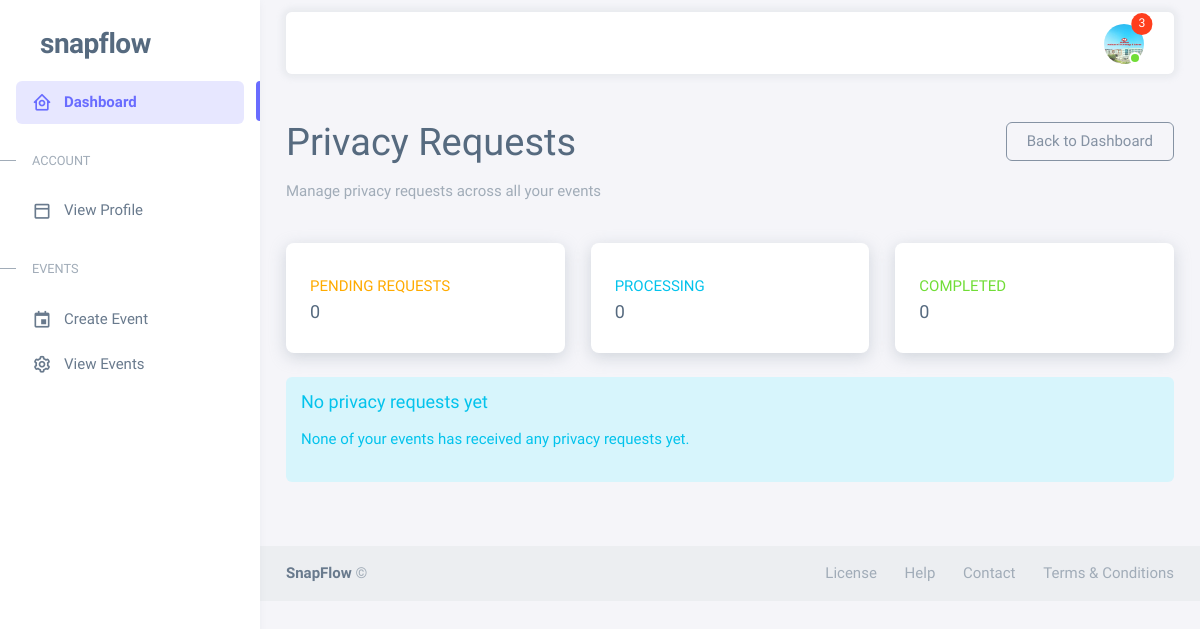
The page /privacy/manage/ (signed in) on the database as committed earlier.
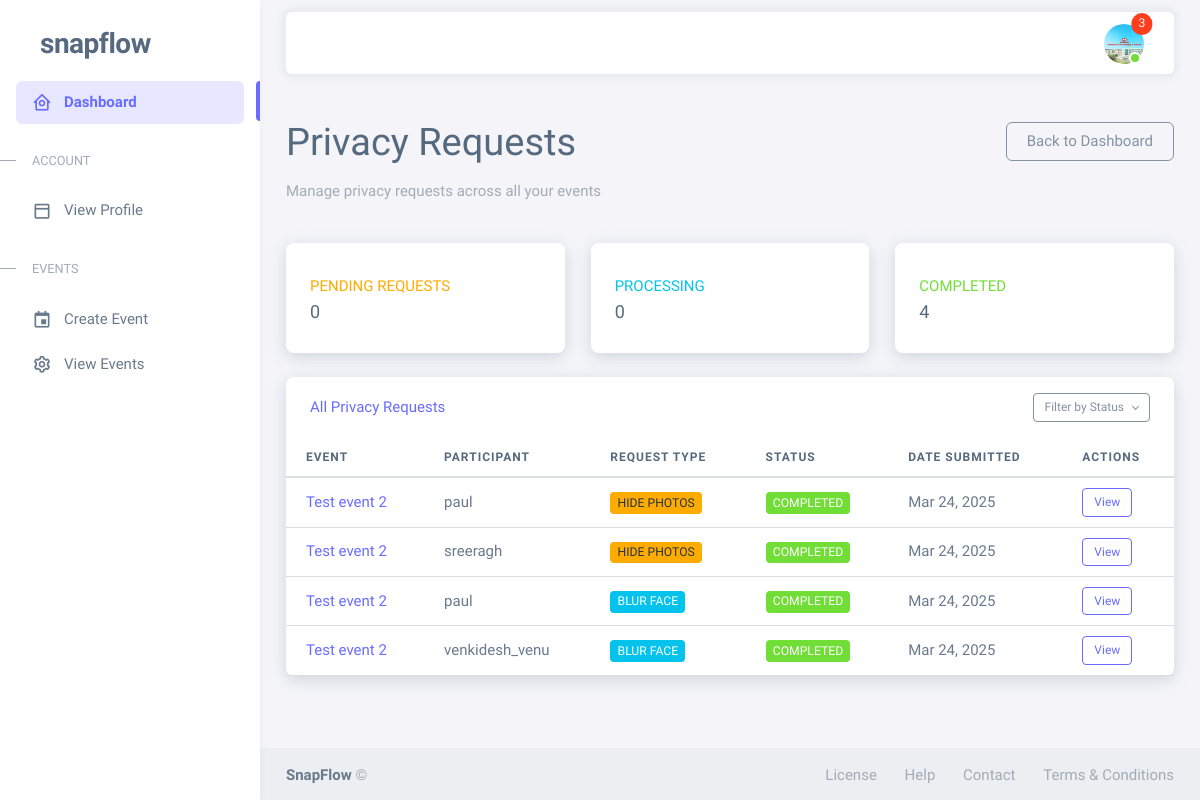
The same page on the database as committed later.
### privacy/models.py (models this page shows, shortened)
class PrivacyRequest(models.Model):
    REQUEST_TYPES = (
        ('blur', _('Blur my face')),
        ('hide', _('Hide photos with me')),
    )
    STATUS_CHOICES = (
        ('pending', _('Pending')),
        ('approved', _('Approved')),
        ('rejected', _('Rejected')),
        ('processing', _('Processing')),
        ('completed', _('Completed')),
    )
    user = models.ForeignKey(
        settings.AUTH_USER_MODEL,
        on_delete=models.CASCADE,
        related_name='privacy_requests'
    )
    event = models.ForeignKey(
        Event,
        on_delete=models.CASCADE,
        related_name='privacy_requests'
    )
    request_type = models.CharField(
        max_length=10,
        choices=REQUEST_TYPES,
        default='blur'
    )
    reason = models.TextField(
        blank=True,
        help_text=_('Optional reason for the privacy request')
    )
    status = models.CharField(
        max_length=20,
        choices=STATUS_CHOICES,
        default='pending'
    )
    created_at = models.DateTimeField(auto_now_add=True)
    updated_at = models.DateTimeField(auto_now=True)
    processed_at = models.DateTimeField(null=True, blank=True)
    processed_photos_count = models.PositiveIntegerField(default=0)
    rejection_reason = models.TextField(blank=True)
    class Meta:
        unique_together = ('user', 'event', 'request_type')
        ordering = ['-created_at']

### events/models.py (models this page shows, shortened)
class Event(models.Model):
    class EventTypes(models.TextChoices):
        WEDDING = 'WEDDING', _('Wedding')
        BIRTHDAY = 'BIRTHDAY', _('Birthday')
        CORPORATE = 'CORPORATE', _('Corporate Event')
        CULTURAL = 'CULTURAL', _('Cultural Event')
        SPORTS = 'SPORTS', _('Sports Event')
        ACADEMIC = 'ACADEMIC', _('Academic Event')
        AWARD = 'AWARD', _('Award Ceremony')
        PUBLIC = 'PUBLIC', _('Public Gathering')
        OTHER = 'OTHER', _('Other')
    class EventStatus(models.TextChoices):
        DRAFT = 'DRAFT', _('Draft')
        ACTIVE = 'ACTIVE', _('Active')
        COMPLETED = 'COMPLETED', _('Completed')
        CANCELLED = 'CANCELLED', _('Cancelled')
    title = models.CharField(max_length=200)
    slug = models.SlugField(unique=True, blank=True)
    event_type = models.CharField(
        max_length=20,
        choices=EventTypes.choices,
        default=EventTypes.OTHER
    )
    description = models.TextField()
    start_date = models.DateTimeField()
    end_date = models.DateTimeField()
    timezone = models.CharField(max_length=50, default='UTC')
    location = models.CharField(max_length=255)
    event_code = models.CharField(max_length=6, unique=True, blank=True)
    primary_color = models.CharField(max_length=7, default="#ffffff")  # Hex color
    secondary_color = models.CharField(max_length=7, default="#000000")  # Hex color
    status = models.CharField(
        max_length=20,
        choices=EventStatus.choices,
        default=EventStatus.DRAFT
    )
    organizer = models.ForeignKey(
        settings.AUTH_USER_MODEL,
        on_delete=models.CASCADE,
        related_name='organized_events'
    )
    custom_domain = models.CharField(max_length=255, blank=True)
    theme = models.ForeignKey(
        'EventTheme',
        on_delete=models.SET_NULL,
        null=True,
        blank=True
    )
    logo = models.ImageField(upload_to='event_logos/', null=True, blank=True)
    cover_image = models.ImageField(upload_to='event_covers/', null=True, blank=True)
    is_public = models.BooleanField(default=False)
    require_registration = models.BooleanField(default=True)
    allow_guest_upload = models.BooleanField(default=False)
    enable_face_detection = models.BooleanField(default=True)
    enable_moment_detection = models.BooleanField(default=True)
    enable_auto_tagging = models.BooleanField(default=True)
    created_at = models.DateTimeField(auto_now_add=True)
    updated_at = models.DateTimeField(auto_now=True)
    class Meta:
        ordering = ['-start_date']

### users/models.py (models this page shows, shortened)
class CustomUser(AbstractUser):
    class Roles(models.TextChoices):
        ORGANIZER = 'ORGANIZER', _('Event Organizer')
        PHOTOGRAPHER = 'PHOTOGRAPHER', _('Photographer')
        PARTICIPANT = 'PARTICIPANT', _('Event Participant')
    class ParticipantTypes(models.TextChoices):
        GUEST = 'GUEST', _('Guest')
        FAMILY = 'FAMILY', _('Family')
        FRIEND = 'FRIEND', _('Friend')
        WINNER = 'WINNER', _('Winner')
        OTHER = 'OTHER', _('Other')
    class PhotographerRoles(models.TextChoices):
        LEAD = 'LEAD', _('Lead Photographer')
        ASSISTANT = 'ASSISTANT', _('Assistant Photographer')
        SECONDARY = 'SECONDARY', _('Secondary Photographer')
    role = models.CharField(
        max_length=20,
        choices=Roles.choices,
        null=True,
        blank=False
    )
    avatar = models.ImageField(
        upload_to='user_avatars/',
        validators=[FileExtensionValidator(['jpg', 'jpeg', 'png'])],
        null=True,
        blank=True
    )
    phone_number = models.CharField(max_length=15, blank=True)
    company_name = models.CharField(max_length=100, blank=True)
    website = models.URLField(blank=True)
    portfolio_url = models.URLField(blank=True)
    photographer_role = models.CharField(
        max_length=20,
        choices=PhotographerRoles.choices,
        blank=True
    )
    watermark = models.ImageField(
        upload_to='photographer_watermarks/',
        validators=[FileExtensionValidator(['png'])],
        null=True,
        blank=True
    )
    participant_type = models.CharField(
        max_length=20,
        choices=ParticipantTypes.choices,
        blank=True
    )
    image_visibility = models.CharField(
        max_length=20,
        choices=[
            ('PUBLIC', 'Public'),
            ('PRIVATE', 'Private'),
            ('EVENT_ONLY', 'Event Only')
        ],
        default='PRIVATE'
    )
    blur_requested = models.BooleanField(default=False)
    remove_requested = models.BooleanField(default=False)
    is_verified = models.BooleanField(default=False)

### privacy/views.py (the view)
# urls.py: path('manage/', views.OrganizerPrivacyRequestListView.as_view(), name='organizer_requests'),
class OrganizerPrivacyRequestListView(LoginRequiredMixin, UserPassesTestMixin, ListView):
    model = PrivacyRequest
    template_name = 'privacy/organizer_request_list.html'
    context_object_name = 'privacy_requests'
    def test_func(self):
        return self.request.user.role == 'ORGANIZER'
    def get_queryset(self):
        return PrivacyRequest.objects.filter(event__organizer=self.request.user)
    def get_context_data(self, **kwargs):
        context = super().get_context_data(**kwargs)
        context['pending_count'] = self.get_queryset().filter(status='pending').count()
        context['approved_count'] = self.get_queryset().filter(status='approved').count()
        context['processing_count'] = self.get_queryset().filter(status='processing').count()
        context['completed_count'] = self.get_queryset().filter(status='completed').count()
        context['rejected_count'] = self.get_queryset().filter(status='rejected').count()
        return context

### notifications/context_processors.py (called while the page is built)
def notification_processor(request):
    context = {
        'unread_notifications_count': 0,
        'recent_notifications': []
    }
    if request.user.is_authenticated:
        from .models import Notification
        context['unread_notifications_count'] = Notification.objects.filter(
            recipient=request.user,
            is_read=False
        ).count()
        context['recent_notifications'] = Notification.objects.filter(
            recipient=request.user
        ).order_by('-created_at')[:5]
    return context

### templates/privacy/organizer_request_list.html (shortened to what the changed rows need)
{% extends "users/db_base.html" %}
{% load static %}
{% block content %}
<div class="container py-5">
    <div class="row mb-4">
        <div class="col-md-8">
            <h1 class="mb-3">Privacy Requests</h1>
        </div>
    </div>
    <div class="row mb-4">
        <div class="col-md-4">
            <div class="card border-left-success shadow h-100 py-2">
                <div class="card-body">
                    <div class="row no-gutters align-items-center">
                        <div class="col mr-2">
                            <div class="text-xs font-weight-bold text-success text-uppercase mb-1">
                                Completed</div>
                            <div class="h5 mb-0 font-weight-bold text-gray-800">{{ completed_count }}</div>
                        </div>
                    </div>
                </div>
            </div>
        </div>
    </div>
    {% if privacy_requests %}
        <div class="card shadow mb-4">
            <div class="card-header py-3 d-flex justify-content-between align-items-center">
                <h6 class="m-0 font-weight-bold text-primary">All Privacy Requests</h6>
                <div class="dropdown">
                    <button class="btn btn-sm btn-outline-secondary dropdown-toggle" type="button" id="filterDropdown" data-bs-toggle="dropdown" aria-expanded="false">
                        Filter by Status
                    </button>
                </div>
            </div>
            <div class="card-body p-0">
                <div class="table-responsive">
                    <table class="table table-hover mb-0">
                        <thead>
                            <tr>
                                <th>Event</th>
                                <th>Participant</th>
                                <th>Request Type</th>
                                <th>Status</th>
                                <th>Date Submitted</th>
                                <th>Actions</th>
                            </tr>
                        </thead>
                        <tbody>
                            {% for request in privacy_requests %}
                            <tr>
                                <td>
                                    <a href="{% url 'events:event_dashboard' request.event.slug %}">
                                        {{ request.event.title }}
                                    </a>
                                </td>
                                <td>{{ request.user.username }}</td>
                                <td>
                                    {% if request.request_type == 'blur' %}
                                        <span class="badge bg-info text-white">Blur Face</span>
                                    {% elif request.request_type == 'hide' %}
                                        <span class="badge bg-warning text-dark">Hide Photos</span>
                                    {% endif %}
                                </td>
                                <td>
                                    {% if request.status == 'pending' %}
                                        <span class="badge bg-secondary">Pending</span>
                                    {% elif request.status == 'approved' %}
                                        <span class="badge bg-success">Approved</span>
                                    {% elif request.status == 'processing' %}
                                        <span class="badge bg-primary">Processing</span>
                                    {% elif request.status == 'completed' %}
                                        <span class="badge bg-success">Completed</span>
                                    {% elif request.status == 'rejected' %}
                                        <span class="badge bg-danger">Rejected</span>
                                    {% endif %}
                                </td>
                                <td>{{ request.created_at|date:"M d, Y" }}</td>
                                <td>
                                    <a href="{% url 'privacy:request_detail' request.id %}" class="btn btn-sm btn-outline-primary">
                                         View
                                    </a>
                                </td>
                            </tr>
                            {% endfor %}
                        </tbody>
                    </table>
                </div>
            </div>
        </div>
    {% else %}
        <div class="alert alert-info">
            <h5 class="alert-heading">No privacy requests yet</h5>
            <p>None of your events has received any privacy requests yet.</p>
        </div>
    {% endif %}
</div>
{% endblock %}

Rows that differ between the two databases and show on the page:
added PrivacyRequest: event "Test event 2", user.username "paul", request_type "HIDE PHOTOS", status "COMPLETED", created_at "Mar 24, 2025"
added PrivacyRequest: event "Test event 2", user.username "sreeragh", request_type "HIDE PHOTOS", status "COMPLETED", created_at "Mar 24, 2025"
added PrivacyRequest: event "Test event 2", user.username "paul", request_type "BLUR FACE", status "COMPLETED", created_at "Mar 24, 2025"
added PrivacyRequest: event "Test event 2", user.username "venkidesh_venu", request_type "BLUR FACE", status "COMPLETED", created_at "Mar 24, 2025"
Other text that changed with them:
{{ completed_count }}: "0" → "4"
text no longer shown: "No privacy requests yet None of your events has received any privacy requests yet."
text now shown: "All Privacy Requests Filter by Status EVENT PARTICIPANT REQUEST TYPE STATUS DATE SUBMITTED ACTIONS"
